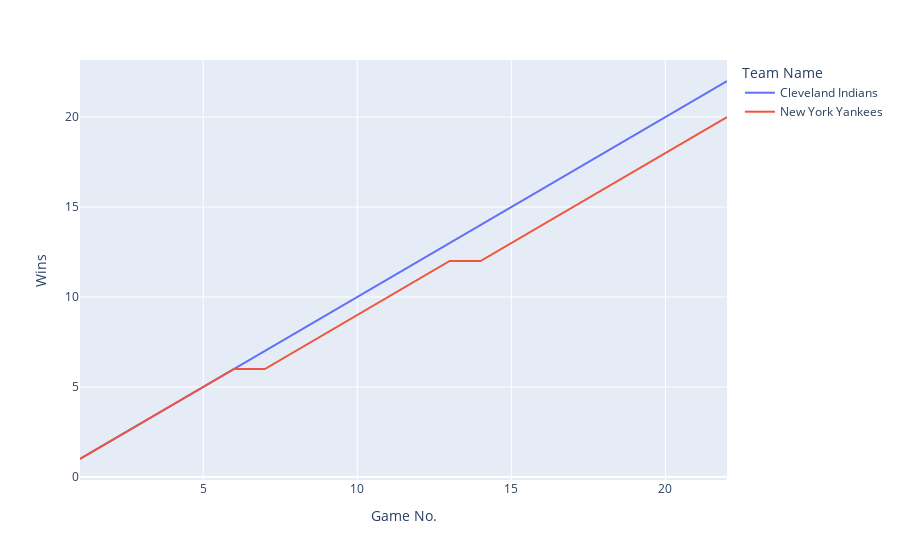

Notebook code for this chart:
### Code cell
worst_chart_figure

### Figure 1 — Plotly figure (JSON) as saved in the notebook; plotly's stock layout.template omitted (floating-point values rounded to 4 significant figures)
{"data": [{"customdata": [["1-0", "2017-08-24T00:00:00"], ["2-0", "2017-08-25T00:00:00"], ["3-0", "2017-08-26T00:00:00"], ["4-0", "2017-08-27T00:00:00"], ["5-0", "2017-08-28T00:00:00"], ["6-0", "2017-08-30T00:00:00"], ["7-0", "2017-08-30T00:00:00"], ["8-0", "2017-09-01T00:00:00"], ["9-0", "2017-09-01T00:00:00"], ["10-0", "2017-09-02T00:00:00"], ["11-0", "2017-09-03T00:00:00"], ["12-0", "2017-09-04T00:00:00"], ["13-0", "2017-09-05T00:00:00"], ["14-0", "2017-09-06T00:00:00"], ["15-0", "2017-09-07T00:00:00"], ["16-0", "2017-09-08T00:00:00"], ["17-0", "2017-09-09T00:00:00"], ["18-0", "2017-09-10T00:00:00"], ["19-0", "2017-09-11T00:00:00"], ["20-0", "2017-09-12T00:00:00"], ["21-0", "2017-09-13T00:00:00"], ["22-0", "2017-09-14T00:00:00"]], "hovertemplate": "Team Name=Cleveland Indians<br>Win-Loss=%{customdata[0]}<br>Date=%{customdata[1]}<extra></extra>", "legendgroup": "Cleveland Indians", "line": {"color": "#636efa", "dash": "solid"}, "marker": {"symbol": "circle"}, "mode": "lines", "name": "Cleveland Indians", "orientation": "v", "showlegend": true, "type": "scatter", "x": [1, 2, 3, 4, 5, 6, 7, 8, 9, 10, 11, 12, 13, 14, 15, 16, 17, 18, 19, 20, 21, 22], "xaxis": "x", "y": [1, 2, 3, 4, 5, 6, 7, 8, 9, 10, 11, 12, 13, 14, 15, 16, 17, 18, 19, 20, 21, 22], "yaxis": "y"}, {"customdata": [["1-0", "1998-04-10T00:00:00"], ["2-0", "1998-04-11T00:00:00"], ["3-0", "1998-04-12T00:00:00"], ["4-0", "1998-04-15T00:00:00"], ["5-0", "1998-04-17T00:00:00"], ["6-0", "1998-04-18T00:00:00"], ["6-1", "1998-04-19T00:00:00"], ["7-1", "1998-04-20T00:00:00"], ["8-1", "1998-04-21T00:00:00"], ["9-1", "1998-04-22T00:00:00"], ["10-1", "1998-04-24T00:00:00"], ["11-1", "1998-04-25T00:00:00"], ["12-1", "1998-04-27T00:00:00"], ["12-2", "1998-04-28T00:00:00"], ["13-2", "1998-04-29T00:00:00"], ["14-2", "1998-04-30T00:00:00"], ["15-2", "1998-05-01T00:00:00"], ["16-2", "1998-05-02T00:00:00"], ["17-2", "1998-05-03T00:00:00"], ["18-2", "1998-05-05T00:00:00"], ["19-2", "1998-05-06T00:00:00"], ["20-2", "1998-05-08T00:00:00"]], "hovertemplate": "Team Name=New York Yankees<br>Win-Loss=%{customdata[0]}<br>Date=%{customdata[1]}<extra></extra>", "legendgroup": "New York Yankees", "line": {"color": "#EF553B", "dash": "solid"}, "marker": {"symbol": "circle"}, "mode": "lines", "name": "New York Yankees", "orientation": "v", "showlegend": true, "type": "scatter", "x": [1, 2, 3, 4, 5, 6, 7, 8, 9, 10, 11, 12, 13, 14, 15, 16, 17, 18, 19, 20, 21, 22], "xaxis": "x", "y": [1, 2, 3, 4, 5, 6, 6, 7, 8, 9, 10, 11, 12, 12, 13, 14, 15, 16, 17, 18, 19, 20], "yaxis": "y"}], "layout": {"legend": {"title": {"text": "Team Name"}, "tracegroupgap": 0}, "margin": {"t": 60}, "xaxis": {"anchor": "y", "domain": [0, 1], "title": {"text": "Game No."}}, "yaxis": {"anchor": "x", "domain": [0, 1], "title": {"text": "Wins"}}}}
